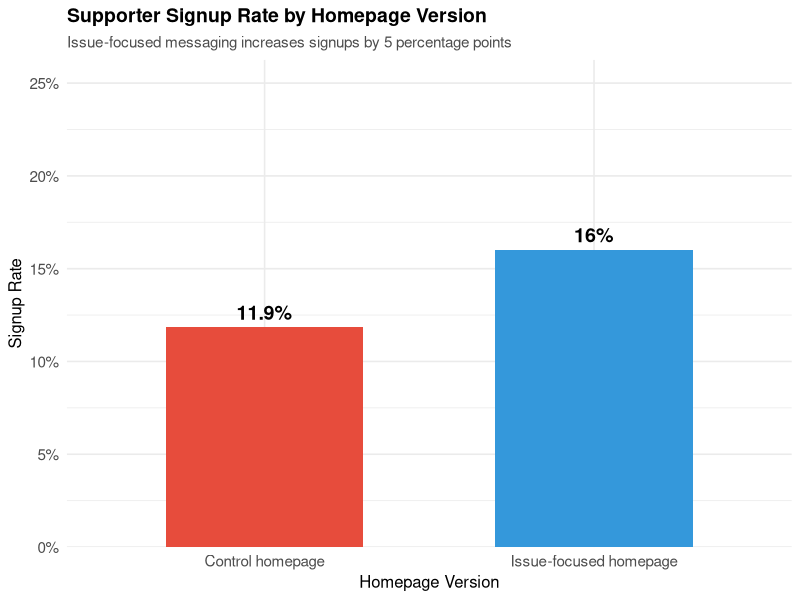
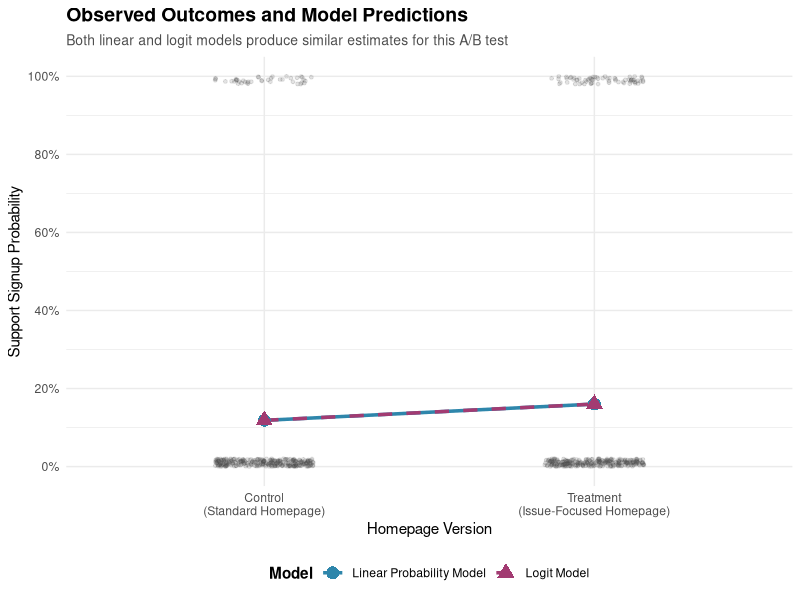
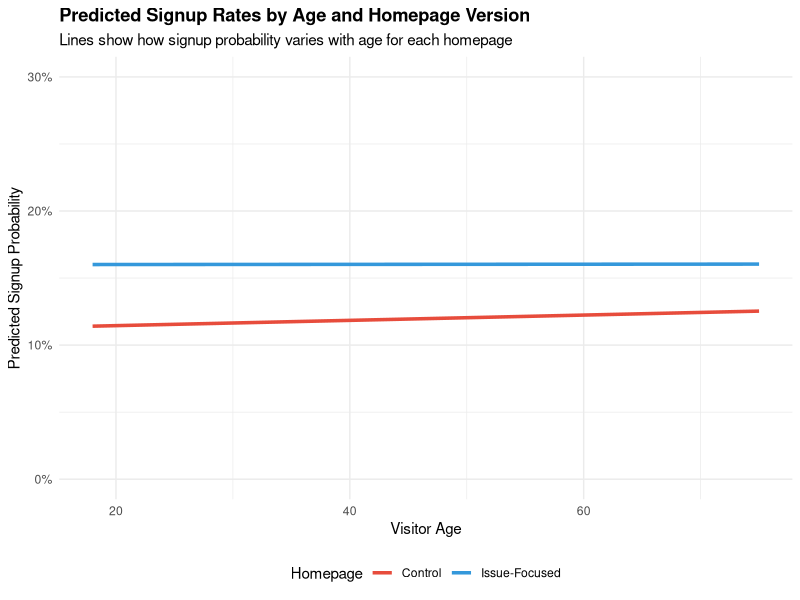
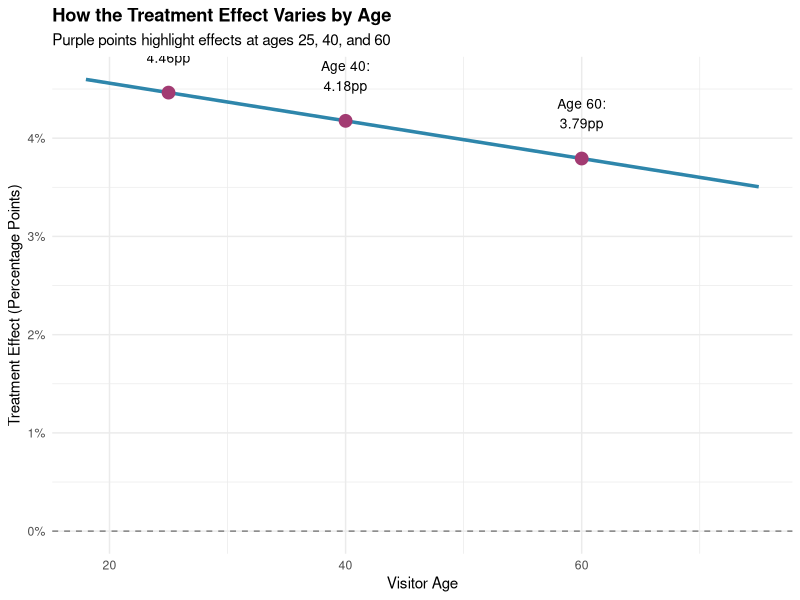

Write the R code that produced these figures, in order.
## ---- chunk 1
knitr::opts_chunk$set(echo = TRUE)
set.seed(2024)
library(ggplot2)
## ---- chunk 2
# 1. Set sample size
n <- 1500  # Total number of website visitors in our experiment

# 2. Random treatment assignment
# Randomly assign each visitor to treatment (1) or control (0) with 50% probability
treatment <- rbinom(n = n, size = 1, prob = 0.5)

# 3. Potential outcomes
# Define the baseline and treatment signup probabilities
p_control <- 0.12  # Probability of signup under control homepage
p_treated <- 0.17  # Probability of signup under issue-focused homepage

# Generate potential outcomes for each visitor
# Y0: What would happen if this visitor saw the control homepage
Y0 <- rbinom(n = n, size = 1, prob = p_control)

# Y1: What would happen if this visitor saw the issue-focused homepage
Y1 <- rbinom(n = n, size = 1, prob = p_treated)

# 4. Realized outcome
# Each visitor only sees one version, so we observe only one potential outcome
support_signup <- ifelse(treatment == 1, Y1, Y0)

# 5. Data frame
# Combine all variables into a clean data frame
party_ab <- data.frame(
  visitor_id     = 1:n,
  treatment      = treatment,
  support_signup = support_signup
)
## ---- chunk 3
head(party_ab)
summary(party_ab)

# Check treatment balance
table(Treatment = party_ab$treatment, Signup = party_ab$support_signup)
## ---- chunk 4
# Compute the mean signup rate for control and treatment groups
mean_control <- mean(party_ab$support_signup[party_ab$treatment == 0])
mean_treated <- mean(party_ab$support_signup[party_ab$treatment == 1])

means_df <- data.frame(
  treatment = c("Control homepage", "Issue-focused homepage"),
  mean_signup = c(mean_control, mean_treated)
)

print(means_df)
## ---- chunk 5
ggplot(means_df, aes(x = treatment, y = mean_signup, fill = treatment)) +
  geom_col(width = 0.6) +
  geom_text(
    aes(label = paste0(round(mean_signup * 100, 1), "%")),
    vjust = -0.5,
    size = 5,
    fontface = "bold"
  ) +
  scale_y_continuous(limits = c(0, 0.25), 
                     expand = expansion(mult = c(0, 0.05)),
                     labels = scales::percent_format()) +
  scale_fill_manual(values = c("Control homepage" = "#E74C3C",
                               "Issue-focused homepage" = "#3498DB")) +
  labs(
    x = "Homepage Version",
    y = "Signup Rate",
    title = "Supporter Signup Rate by Homepage Version",
    subtitle = "Issue-focused messaging increases signups by 5 percentage points"
  ) +
  theme_minimal(base_size = 12) +
  theme(
    legend.position = "none",
    plot.title = element_text(face = "bold", size = 14),
    plot.subtitle = element_text(size = 11, color = "gray30"),
    axis.text = element_text(size = 11)
  )
## ---- chunk 6
# Compute the difference-in-means ATE (Average Treatment Effect)
ate_hat <- mean_treated - mean_control
ate_hat
## ---- chunk 7
# Fit a linear probability model (OLS regression)
lm_model <- lm(support_signup ~ treatment, data = party_ab)
summary(lm_model)
coef(lm_model)
## ---- chunk 8
equivalence_check <- data.frame(
  Method = c("Difference-in-means", "LM coefficient", "Absolute difference"),
  Value = c(ate_hat, coef(lm_model)[2], abs(ate_hat - coef(lm_model)[2]))
)
knitr::kable(equivalence_check, digits = 6, caption = "Verifying Equivalence of Estimates")
## ---- chunk 9
# Fit a logistic regression (logit) model
# This models the log-odds of signup as a linear function of treatment
logit_model <- glm(support_signup ~ treatment, 
                   data = party_ab, 
                   family = binomial(link = "logit"))
summary(logit_model)
## ---- chunk 10
# Compute predicted probabilities from the logit model

# Predict the probability of signup for a visitor assigned to control (treatment = 0)
p_hat_control <- predict( 
  logit_model,
  newdata = data.frame(treatment = 0),
  type = "response"  # "response" gives probabilities, not log-odds
)

# Predict the probability of signup for a visitor assigned to treatment (treatment = 1)
p_hat_treated <- predict(
  logit_model,
  newdata = data.frame(treatment = 1),
  type = "response"
)

# Calculate the ATE on the probability scale from the logit model
ate_logit <- p_hat_treated - p_hat_control

# Display results
p_hat_control
p_hat_treated
ate_logit
## ---- chunk 11
comparison_table <- data.frame(
  Method = c("Difference-in-means", "Linear Probability Model", "Logit Model"),
  ATE = c(ate_hat, coef(lm_model)[2], ate_logit),
  Control_Prob = c(mean_control, coef(lm_model)[1], p_hat_control),
  Treatment_Prob = c(mean_treated, coef(lm_model)[1] + coef(lm_model)[2], p_hat_treated)
)
print(comparison_table)
## ---- chunk 12
# Prepare a data frame for group-level summaries
group_df <- data.frame(
  treatment = c(0, 1),
  mean_signup = c(mean_control, mean_treated),
  model = "Linear Probability Model"
)

logit_df <- data.frame(
  treatment = c(0, 1),
  mean_signup = c(p_hat_control, p_hat_treated),
  model = "Logit Model"
)

# Combine for plotting
combined_models <- rbind(group_df, logit_df)

# Main ggplot
ggplot(party_ab, aes(x = factor(treatment), y = support_signup)) +
  geom_jitter(
    width = 0.15,
    height = 0.02,
    alpha = 0.15,
    color = "gray30",
    size = 1
  ) +
  geom_line(
    data = combined_models,
    aes(x = factor(treatment), y = mean_signup, 
        group = model, color = model, linetype = model),
    linewidth = 1.2
  ) +
  geom_point(
    data = combined_models,
    aes(x = factor(treatment), y = mean_signup, 
        color = model, shape = model),
    size = 4
  ) +
  scale_x_discrete(labels = c("Control\n(Standard Homepage)", 
                              "Treatment\n(Issue-Focused Homepage)")) +
  scale_y_continuous(limits = c(0, 1), 
                     labels = scales::percent_format(),
                     breaks = seq(0, 1, 0.2)) +
  scale_color_manual(
    values = c(
      "Linear Probability Model" = "#2E86AB",
      "Logit Model" = "#A23B72"
    )
  ) +
  scale_shape_manual(
    values = c(
      "Linear Probability Model" = 16,  # circle
      "Logit Model" = 17  # triangle
    )
  ) +
  scale_linetype_manual(
    values = c(
      "Linear Probability Model" = "solid",
      "Logit Model" = "dashed"
    )
  ) +
  labs(
    x = "Homepage Version",
    y = "Support Signup Probability",
    title = "Observed Outcomes and Model Predictions",
    subtitle = "Both linear and logit models produce similar estimates for this A/B test",
    color = "Model",
    shape = "Model",
    linetype = "Model"
  ) +
  theme_minimal(base_size = 11) +
  theme(
    legend.position = "bottom",
    legend.title = element_text(face = "bold"),
    plot.title = element_text(face = "bold", size = 14),
    plot.subtitle = element_text(size = 10, color = "gray30")
  )
## ---- chunk 13
# Create comparison table
model_comparison <- data.frame(
  Model = c("Linear Probability", "Logit"),
  Control = c(mean_control, p_hat_control),
  Treatment = c(mean_treated, p_hat_treated),
  Difference = c(abs(mean_control - p_hat_control), abs(mean_treated - p_hat_treated))
)

knitr::kable(model_comparison, 
             digits = 4,
             col.names = c("Model", "Control Rate", "Treatment Rate", "Model Difference"),
             caption = "Comparison of Predicted Signup Rates")
## ---- chunk 14
# Generate age variable: normally distributed around mean=40, sd=12, bounded between 18 and 75
# pmin and pmax ensure values stay within realistic age range (18-75)
# round() gives us integer ages rather than decimals
party_ab$age <- round(pmin(pmax(rnorm(nrow(party_ab), mean = 40, sd = 12), 18), 75))

# High political interest: 1 = high interest, 0 = low interest (about 40% high)
party_ab$high_interest <- rbinom(nrow(party_ab), size = 1, prob = 0.4)

head(party_ab[, c("visitor_id", "treatment", "support_signup", "age", "high_interest")])

# Check variable distributions
summary(party_ab$age)
table(party_ab$high_interest)
## ---- chunk 15
# Fit linear model with interaction between treatment and political interest
lm_het_interest <- lm(support_signup ~ treatment * high_interest, data = party_ab)
summary(lm_het_interest)

# Extract coefficients for interpretation
coefs_interest <- coef(lm_het_interest)
print(coefs_interest)
## ---- chunk 16
# Fit linear model with interaction between treatment and age
lm_het_age <- lm(support_signup ~ treatment * age, data = party_ab)
summary(lm_het_age)

# Extract coefficients
coefs_age <- coef(lm_het_age)
print(coefs_age)
## ---- chunk 17
# Model: signup = beta0 + beta1*treatment + beta2*high_interest + beta3*(treatment*high_interest)

# Calculate treatment effects by interest subgroup
te_low_interest <- coefs_interest["treatment"]
te_high_interest <- coefs_interest["treatment"] + coefs_interest["treatment:high_interest"]
diff_te <- coefs_interest["treatment:high_interest"]

# Create summary table
interest_effects <- data.frame(
  Group = c("Low Interest", "High Interest", "Difference (Interaction)"),
  Treatment_Effect = c(te_low_interest, te_high_interest, diff_te),
  Percentage_Points = c(te_low_interest * 100, te_high_interest * 100, diff_te * 100)
)

knitr::kable(interest_effects, 
             digits = 3,
             col.names = c("Interest Group", "Coefficient", "Effect (pp)"),
             caption = "Treatment Effects by Political Interest Level")
## ---- chunk 18
# From lm_het_age model: signup = beta0 + beta1*treatment + beta2*age + beta3*(treatment*age)
te_age_zero <- coefs_age["treatment"]
te_age_zero
## ---- chunk 19
age_interaction <- coefs_age["treatment:age"]
age_interaction
## ---- chunk 20
# Calculate treatment effect at specific ages
ages_to_plot <- c(25, 40, 60)

# Treatment effect = beta1 + beta3*age
te_by_age <- data.frame(
  age = ages_to_plot,
  treatment_effect = coefs_age["treatment"] + coefs_age["treatment:age"] * ages_to_plot
)

knitr::kable(te_by_age, 
             digits = 4,
             col.names = c("Age", "Treatment Effect"),
             caption = "Treatment Effects at Ages 25, 40, and 60")

# Create predictions for plotting
pred_data <- expand.grid(
  treatment = 0:1,
  age = seq(18, 75, by = 1)
)

pred_data$predicted_signup <- predict(lm_het_age, newdata = pred_data)

# Calculate treatment effects for all ages
te_all_ages <- data.frame(
  age = seq(18, 75, by = 1)
)
te_all_ages$treatment_effect <- coefs_age["treatment"] + 
                                coefs_age["treatment:age"] * te_all_ages$age

# Plot 1: Predicted probabilities by age and treatment
p1 <- ggplot(pred_data, aes(x = age, y = predicted_signup, color = factor(treatment))) +
  geom_line(linewidth = 1.2) +
  scale_color_manual(
    values = c("0" = "#E74C3C", "1" = "#3498DB"),
    labels = c("Control", "Issue-Focused")
  ) +
  scale_y_continuous(labels = scales::percent_format(), limits = c(0, 0.3)) +
  labs(
    x = "Visitor Age",
    y = "Predicted Signup Probability",
    color = "Homepage",
    title = "Predicted Signup Rates by Age and Homepage Version",
    subtitle = "Lines show how signup probability varies with age for each homepage"
  ) +
  theme_minimal(base_size = 11) +
  theme(
    legend.position = "bottom",
    plot.title = element_text(face = "bold")
  )

print(p1)

# Plot 2: Treatment effect as a function of age
p2 <- ggplot(te_all_ages, aes(x = age, y = treatment_effect)) +
  geom_line(linewidth = 1.2, color = "#2E86AB") +
  geom_hline(yintercept = 0, linetype = "dashed", color = "gray50") +
  geom_point(
    data = te_by_age,
    aes(x = age, y = treatment_effect),
    size = 4,
    color = "#A23B72"
  ) +
  geom_text(
    data = te_by_age,
    aes(x = age, y = treatment_effect, 
        label = paste0("Age ", age, ":\n", 
                      round(treatment_effect * 100, 2), "pp")),
    vjust = -1,
    size = 3.5
  ) +
  scale_y_continuous(labels = scales::percent_format()) +
  labs(
    x = "Visitor Age",
    y = "Treatment Effect (Percentage Points)",
    title = "How the Treatment Effect Varies by Age",
    subtitle = "Purple points highlight effects at ages 25, 40, and 60"
  ) +
  theme_minimal(base_size = 11) +
  theme(plot.title = element_text(face = "bold"))

print(p2)
